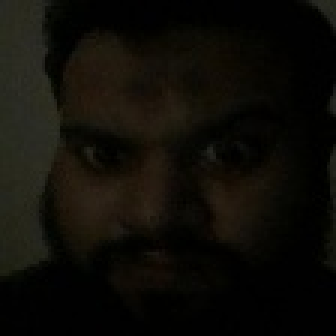
//> input picture code/ascend_310B/smart_ip_interaction/datasets/emotion_dataset_6cls/test/angry/20231118_194043_jpg.rf.3103f7b5193b400b794ffb58ec3b2d90_0.jpg, 112 x 112 px (shown 3 times larger)
$ ./xf_extract_eframes_tb ../../../../../../ascend_310B/smart_ip_interaction/datasets/emotion_dataset_6cls/test/angry/20231118_194043_jpg.rf.3103f7b5193b400b794ffb58ec3b2d90_0.jpg ../../../../../../ascend_310B/smart_ip_interaction/datasets/emotion_dataset_6cls/test/angry/4_jpg.rf.f9677a5917b25f15e8441198f8145abc_0.jpg   (built with g++ and OpenCV 4)
//> lines starting //> are read from the running program, lines starting //| are printed output that depends on the picture
// [15 lines of licence text are left out]

#ifndef __XF_EXTRACT_EFRAMES_TB_CPP__
#define __XF_EXTRACT_EFRAMES_TB_CPP__

#include <iostream>
#include <string>
#include <map>
#include "common/xf_headers.hpp"
#include "xf_extract_eframes_tb_config.h"
#include "xf_extract_eframes_ref.hpp"
using namespace std;

// [52 lines left out: function Mat2MultiBayerAXIvideo, not called in this run]

/*********************************************************************************
 * Function:    MultiPixelAXIvideo2Mat
 * Parameters:  96bit stream with 4 pixels packed
 * Return:      None
 * Description: extract pixels from stream and write to open CV Image
 **********************************************************************************/
// [36 lines left out: function MultiPixelAXIvideo2Mat_gray, not called in this run]

int main(int argc, char** argv) {
    int height, width;

    cv::Mat img1, img2, interleaved_img, lef_img, sef_img;
#if T_8U
    img1 = cv::imread(argv[1], 0);
    img2 = cv::imread(argv[2], 0);
#else
    img1 = cv::imread(argv[1], -1);
//> img1 is the input picture: 112 rows x 112 cols, CV_8UC3; mean B, G, R 7.6, 12.7, 14.4
    img2 = cv::imread(argv[2], -1);
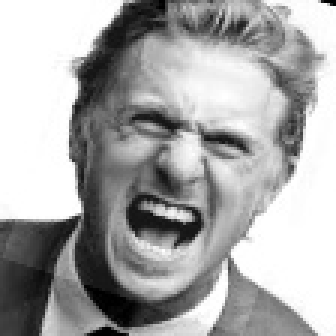
//> input picture code/ascend_310B/smart_ip_interaction/datasets/emotion_dataset_6cls/test/angry/4_jpg.rf.f9677a5917b25f15e8441198f8145abc_0.jpg, 112 x 112 px (shown 3 times larger)
//> img2 is the input picture: 112 rows x 112 cols, CV_8UC3; min 0, max 255, mean 168.3
#endif

    height = img1.rows;
//> height = 112
    width = img1.cols;
//> width = 112
#if T_8U
    interleaved_img.create(cv::Size(img1.cols + NUM_H_BLANK, img1.rows * 2), CV_8UC1);
    lef_img.create(img1.rows, img1.cols, CV_8U);
    sef_img.create(img1.rows, img1.cols, CV_8U);
    for (int r = 0; r < height; r++) {
        for (int c = 0; c < width; c++) {
            img1.at<unsigned char>(r, c) = 0;
            img2.at<unsigned char>(r, c) = 255;
        }
    }
#else
    interleaved_img.create(cv::Size(img1.cols + NUM_H_BLANK, img1.rows * 2), CV_16UC1);
//> (this line was passed over: NUM_H_BLANK is not available in this run)
    lef_img.create(img1.rows, img1.cols, CV_16U);
    sef_img.create(img1.rows, img1.cols, CV_16U);
    for (int r = 0; r < height; r++) {
        for (int c = 0; c < width; c++) {
            img1.at<unsigned short>(r, c) = 0;
            img2.at<unsigned short>(r, c) = 255;
        }
    }
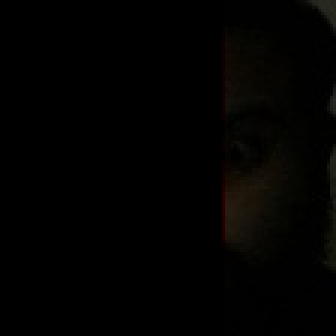
//> img1: 112 rows x 112 cols, CV_8UC3 (shown 3 times larger); mean B, G, R 0.9, 1.8, 2.1
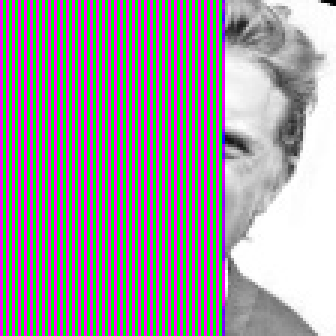
//> img2: 112 rows x 112 cols, CV_8UC3 (shown 3 times larger); mean B, G, R 153.9, 151.6, 153.2
#endif

    cv::imwrite("img1.png", img1);
    cv::imwrite("img2.png", img2);

#if T_8U
    int sc = 1;
    int cnt = 0, cnt1 = 0;
    for (int r = 0; r < height * 2; r++) {
        for (int c = 0; c < width + NUM_H_BLANK; c++) {
            if (r < NUM_V_BLANK_LINES) {
                if (c >= NUM_H_BLANK)
                    interleaved_img.at<unsigned char>(r, c) = img1.at<unsigned char>(r, c - NUM_H_BLANK);
                else
                    interleaved_img.at<unsigned char>(r, c) = 0;
            }

            if (r >= NUM_V_BLANK_LINES && r <= ((2 * height) - NUM_V_BLANK_LINES)) {
                if (r % 2 == 0) {
                    if (c >= NUM_H_BLANK)
                        interleaved_img.at<unsigned char>(r, c) = img2.at<unsigned char>(cnt, c - NUM_H_BLANK);
                    else
                        interleaved_img.at<unsigned char>(r, c) = 0;
                } else {
                    if (c >= NUM_H_BLANK)
                        interleaved_img.at<unsigned char>(r, c) =
                            img1.at<unsigned char>(cnt1 + NUM_V_BLANK_LINES - 1, c - NUM_H_BLANK);
                    else
                        interleaved_img.at<unsigned char>(r, c) = 0;
                }
            }
            if (r >= ((2 * height) - NUM_V_BLANK_LINES)) {
                if (c >= NUM_H_BLANK)
                    interleaved_img.at<unsigned char>(r, c) = img2.at<unsigned char>(cnt, c - NUM_H_BLANK);
                else
                    interleaved_img.at<unsigned char>(r, c) = 0;
            }
        }
        if (r % 2 == 0 && r >= NUM_V_BLANK_LINES) {
            cnt++;
        }
        if (r % 2 != 0 && r >= NUM_V_BLANK_LINES) {
            cnt1++;
        }
    }
#else
    int sc = 1;
    int cnt = 0, cnt1 = 0;
    for (int r = 0; r < height * 2; r++) {
//> (the run ends here: the program needs code that is not available in this run, at `for (int c = 0; c < width + NUM_H_BLANK; c++)`)
